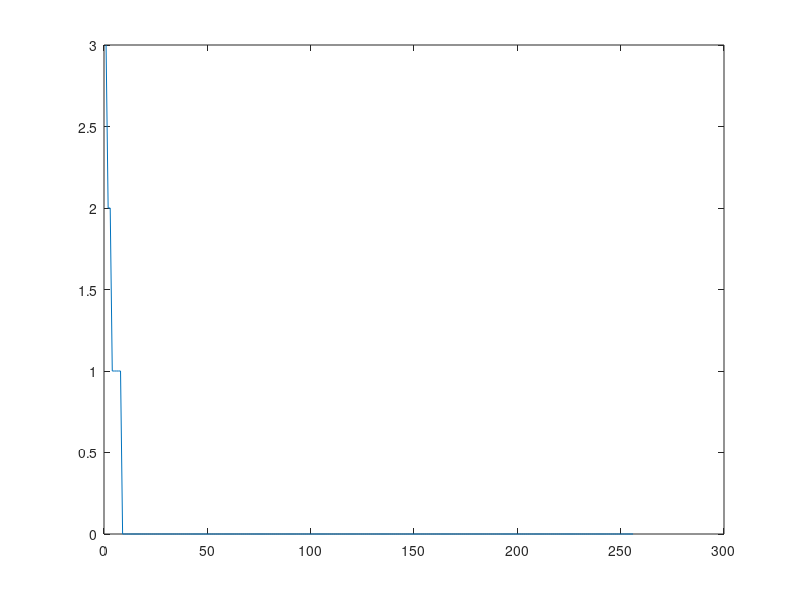
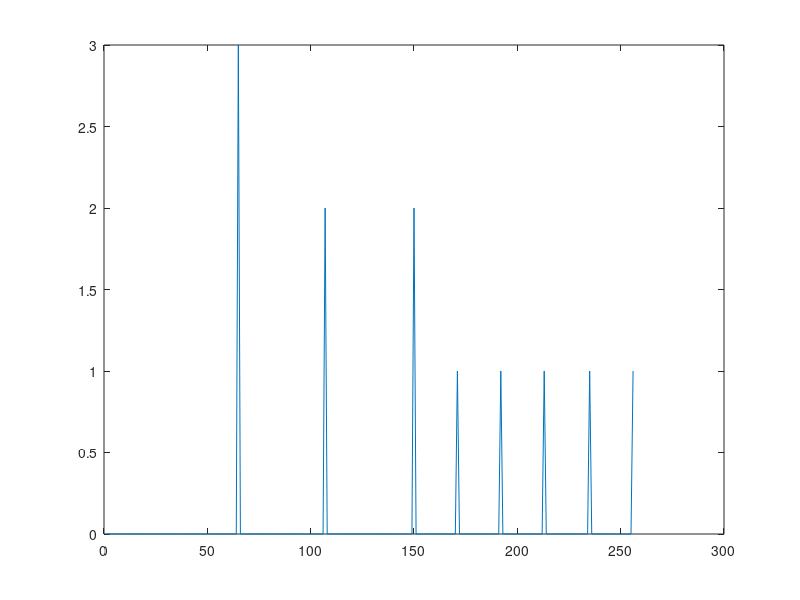

These charts were generated, in order, by the following MATLAB code:

%F = imread('work.png');
%F = imread('pout.tif');
%converting it to gray
%g = rgb2gray(F);

F = [ 0 1 0 
2 1 5 
3 7 6 
0 4 2 ];
F = F / 256;

h = imhist(F);
plot(h);


%to make image more clear
%we can make contrast stretching or equalization
%equalization ==> is not controlled by user
%contrast stetching  ==> is controlled because it has specific scale 
figure
gg = histeq(F);
hh =  imhist(gg);
plot(hh);
gg = ceil ( gg * 256 ) ;


%figure
%imshow(F);
%figure
%imshow(gg);

